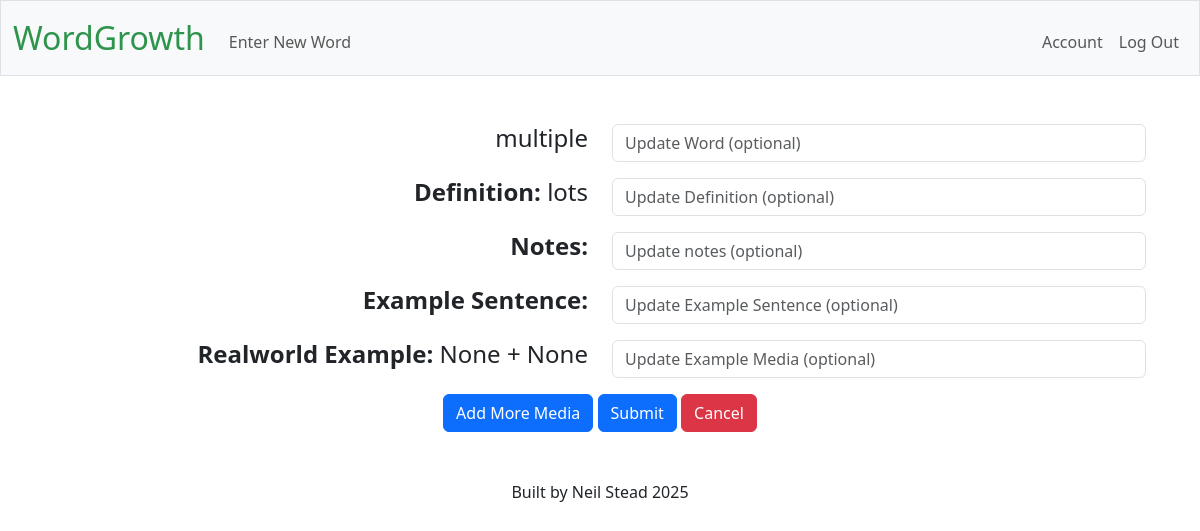
The app's page /word_edit/39 (signed in) with its own data.
### tables this page shows
CREATE TABLE "vocabulary" (id INTEGER PRIMARY KEY AUTOINCREMENT, user_id INTEGER, word TEXT NOT NULL, definition TEXT, notes TEXT, example_sentence TEXT, example_media TEXT, media_type TEXT, article_excerpt TEXT, FOREIGN KEY (user_id) REFERENCES users(id));

CREATE TABLE media (id INTEGER PRIMARY KEY AUTOINCREMENT, word_id INTEGER NOT NULL, example_media TEXT, media_type TEXT, article_excerpt TEXT, platform TEXT, video_id TEXT, start_time INTEGER, FOREIGN KEY (word_id) REFERENCES vocabulary(id));

### app.py (the view)
@app.route("/word_edit/<int:word_id>", methods=["POST", "GET"])
@login_required
def word_edit(word_id):
    conn = get_db_connection()
    cursor = conn.cursor()
    cursor.execute("SELECT * FROM vocabulary WHERE id=?", [word_id])
    word = cursor.fetchone()
    cursor.execute("SELECT * FROM media WHERE word_id=?", [word_id])
    media_list = cursor.fetchall()
    if request.method == "POST":
        media_ids = request.form.getlist("media_id[]")
        replaced_media_list = request.form.getlist("example_media[]")
        additional_media_list = request.form.getlist("additional_media[]")
        updated_word = request.form.get("word") or word["word"]
        updated_definition = request.form.get("definition") or word["definition"]
        updated_notes = request.form.get("notes") or word["notes"]
        updated_example_sentence = request.form.get("example_sentence") or word["example_sentence"]
        if additional_media_list:
            for media in additional_media_list:
                additional_media = classify_media_url(media)
                if additional_media["media_type"] == 'article':
                    cursor.execute(
                        "INSERT INTO media (word_id, media_type, article_excerpt) VALUES (?, ?, ?)", [
                            word_id,
                            additional_media["media_type"],
                            additional_media["article_excerpt"]
                            ]
                        )
                else:
                    cursor.execute(
                        "INSERT INTO media (word_id, media_type, video_id, start_time, platform) VALUES (?, ?, ?, ?, ?)", [
                            word_id,
                            additional_media["media_type"],
                            additional_media["video_id"],
                            additional_media["start_time"],
                            additional_media["platform"]
                            ]
                        )
            conn.commit()
        if replaced_media_list:
            for media_id, media in zip(media_ids, replaced_media_list):
                original = next((m for m in media_list if m["id"] == int(media_id)), None)
                if not media.strip():
                    continue  # skip updating this row entirely
                replaced_media = classify_media_url(media)
                if replaced_media["media_type"] == original:
                    if replaced_media["media_type"] == 'video':
                        cursor.execute(
                            "UPDATE media SET example_media = ?, video_id = ?, start_time = ?, platform = ?, WHERE id = ?", [
                                replaced_media["example_media"],
                                replaced_media["video_id"],
                                replaced_media["start_time"],
                                replaced_media["platform"],
                                media_id
                                ]
                                )
                    else:
                        cursor.execute(
                            "UPDATE media SET article_excerpt = ? WHERE id = ?",
                                [replaced_media["example_media"], media_id]
                            )
                else:
                    if replaced_media["media_type"] == 'video':
                        cursor.execute(
                            "UPDATE media SET media_type = ?, article_excerpt = NULL, video_id = ?, start_time = ?, platform = ? WHERE id = ?", [
                                replaced_media["media_type"],
                                replaced_media["video_id"],
                                replaced_media["start_time"],
                                replaced_media["platform"],
                                media_id
                                ]
                        )
                    else:
                        cursor.execute(
                            "UPDATE media SET video_id = NULL, start_time = NULL, platform = NULL, media_type = ?, article_excerpt = ? WHERE id = ?", [
                                replaced_media["media_type"],
                                replaced_media["article_excerpt"],
                                media_id
                                ]
                        )
            conn.commit()
        cursor.execute(
            "UPDATE vocabulary SET word = ?, definition = ?, notes = ?, example_sentence = ? WHERE id = ?",
                [
                updated_word,
                updated_definition,
                updated_notes,
                updated_example_sentence,
                word_id
                ]
            )
        conn.commit()
        return redirect(url_for("word_view", word_id=word["id"]))
    else:
        return  render_template("word_edit.html", word=word, media_list=media_list)

### app.py (called while the page is built)
@app.teardown_appcontext
def close_db_connection(exception):
    db = g.pop('db', None)
    if db is not None:
        db.close()

### helpers.py (called while the page is built)
def get_db_connection():
    if 'db' not in g:
        g.db = sqlite3.connect(DATABASE)
        g.db.execute("PRAGMA foreign_keys = ON")  # Enables foreign key checks
        g.db.row_factory = sqlite3.Row # enables dictionaries to be returned not just tuples
    return g.db

def login_required(f):
    @wraps(f)
    def decorated_function(*args, **kwargs):
        if 'user_id' not in session:
            return redirect(url_for('login'))
        return f(*args, **kwargs)
    return decorated_function

### templates/word_edit.html (shortened to what this page needs)
{% extends "layout.html" %}
{% block main %}
<div class="container">
    <form action="{{  url_for('word_edit', word_id=word['id'])  }}" method="post">
        <div class="row">
            <div class="col-6 text-end"><h4>{{ word["word"] }}</h4></div>
            <div class="col-6 mb-3"><input autocomplete="off" autofocus class="form-control" name="word" placeholder="Update Word (optional)" type="text"></div>
        </div>
        <div class="row">
            <div class="col-6 text-end"><h4><strong>Definition:</strong> {{ word["definition"] }}</h4></div>
            <div class="col-6 mb-3"><input autocomplete="off" class="form-control" name="definition" placeholder="Update Definition (optional)" type="text"></div>
        </div>
        <div class="row">
            <div class="col-6 text-end"><h4><strong>Notes:</strong> {{ word["notes"] }}</h4></div>
            <div class="col-6 mb-3"><input autocomplete="off" class="form-control" name="notes" placeholder="Update notes (optional)" type="text"></div>
        </div>
        <div class="row">
            <div class="col-6 text-end"><h4><strong>Example Sentence:</strong> {{ word["example_sentence"] }}</h4></div>
            <div class="col-6 mb-3"><input autocomplete="off" class="form-control" name="example_sentence" placeholder="Update Example Sentence (optional)" type="text"></div>
        </div>
        {% for media in media_list %}
            {% if media["media_type"] == 'video' %}
                <div class="row">
                    <div class="col-6 text-end"><h4><strong>Realworld Example:</strong> {{ media["platform"] }} + {{ media["video_id"] }}</h4>
                    </div>
                    <div class="col-6 mb-3">
                        <input autocomplete="off" class="form-control" name="example_media[]" placeholder="Update Example Media (optional)" type="text">
                    </div>
                </div>
            {% endif %}
        {% endfor %}
        <button class="btn btn-primary" type="button" id="add_media">Add More Media</button>
        <button class="btn btn-primary" value="submit" type="submit">Submit</button>
        <a href="{{ url_for('word_view', word_id=word['id']) }}" class="btn btn-danger">Cancel</a>
    </form>
</div>
{% endblock %}>

### records on screen
vocabulary: word "multiple", definition "lots"
media: platform "None", video_id "None"
